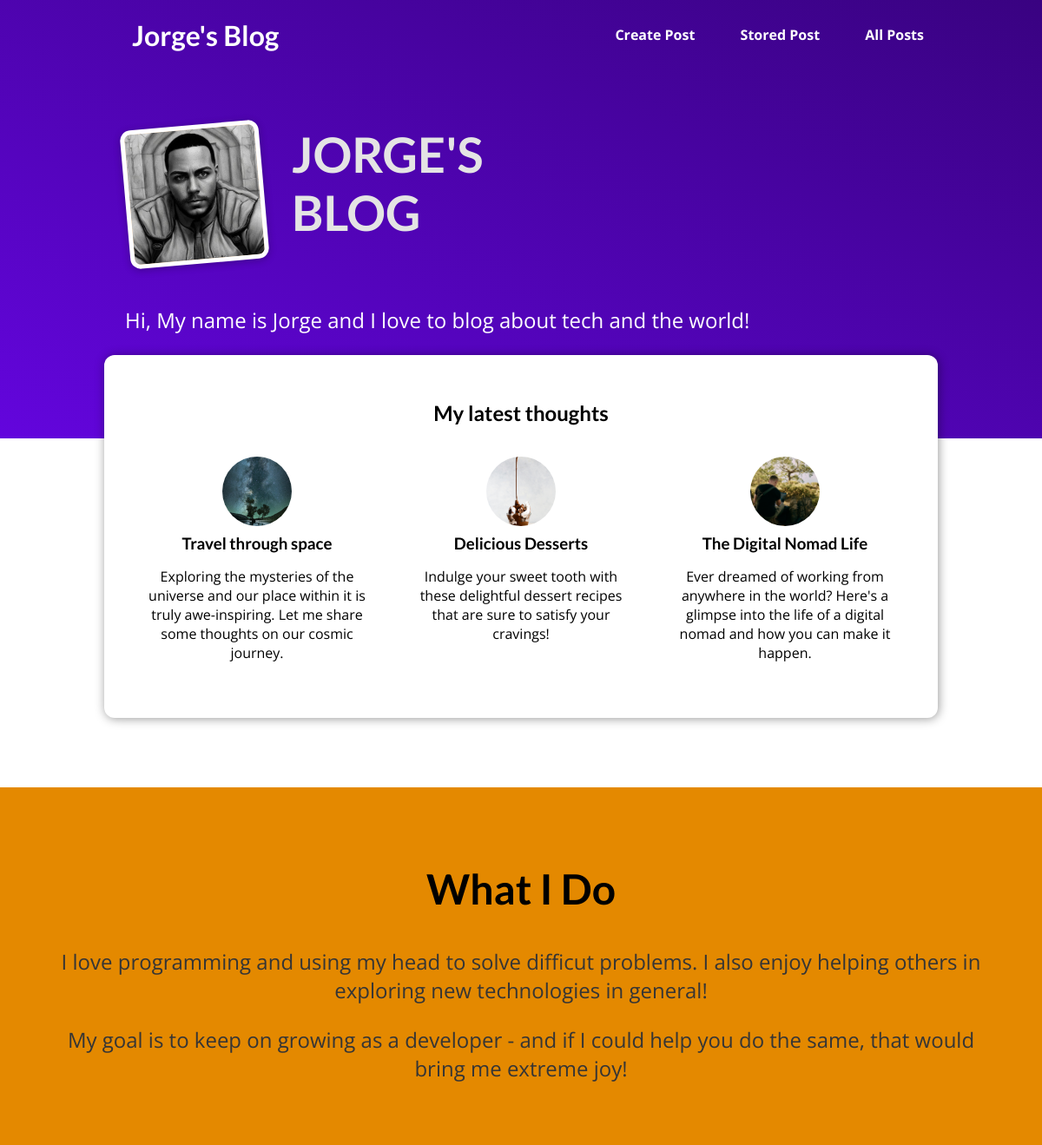
Before: / with the older database file.
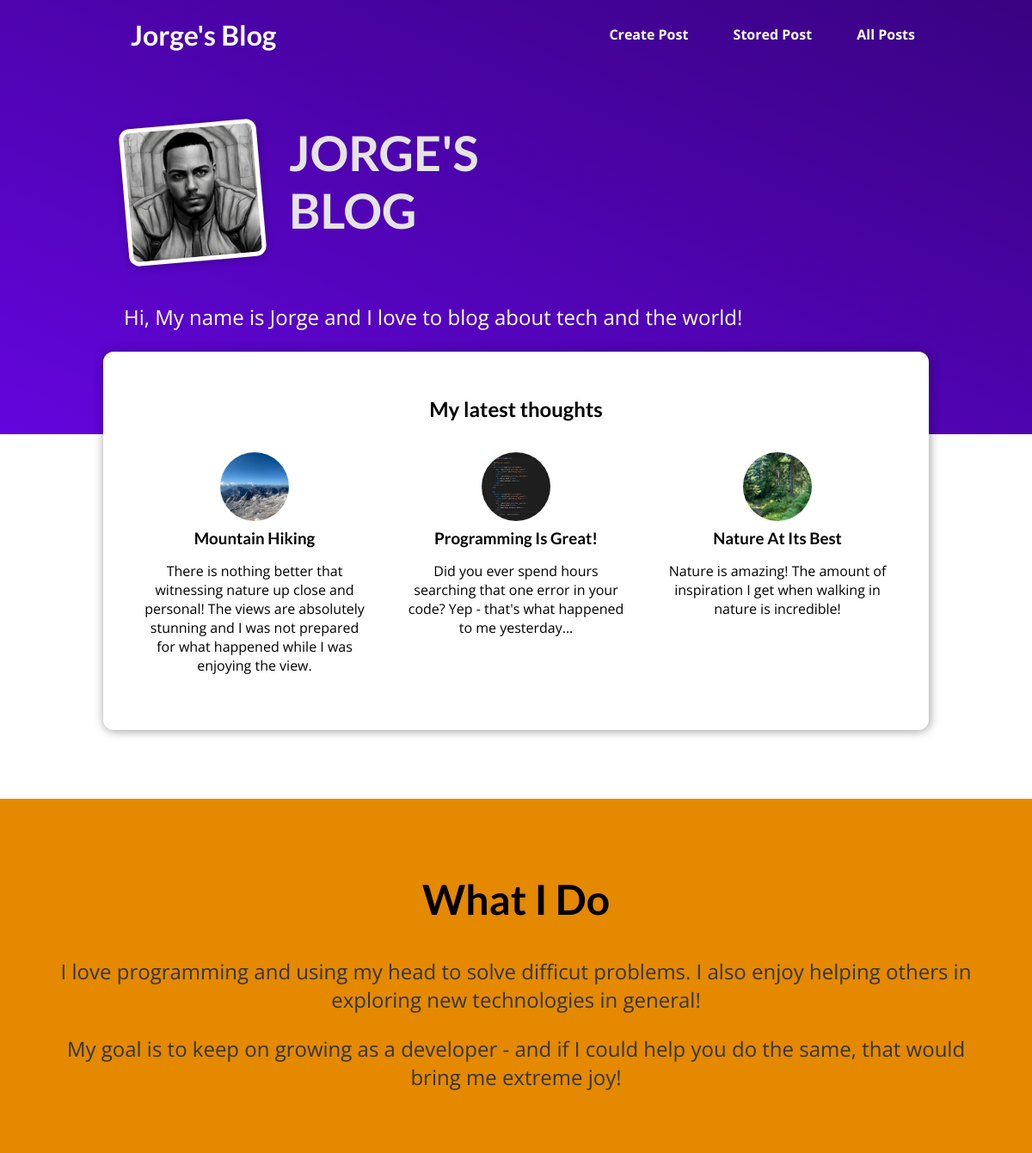
After: the same page with the newer database file.
### blog/models.py (models this page shows, shortened)
class Post(models.Model):
    title = models.CharField(max_length=100)
    excerpt = models.CharField(max_length=200)
    image = models.ImageField(upload_to="post", null=True)
    date = models.DateField(auto_now=True)
    slug = models.SlugField(unique=True, db_index=True)
    content = models.TextField(validators=[MinLengthValidator(10)])
    author = models.ForeignKey(Author, on_delete=models.SET_NULL, null=True, related_name="posts")
    tags = models.ManyToManyField(Tag)

### blog/views.py (the view)
# urls.py: path("", views.StartingPageView.as_view(), name="starting-page"),
class StartingPageView(ListView):
    template_name = "blog/index.html"
    model = Post
    ordering = ["-date"]
    context_object_name = "posts"
    def get_queryset(self):
        queryset = super().get_queryset()
        data = queryset[:3]
        return data

### blog/templates/blog/index.html (shortened to what this page needs)
{% extends "base.html" %}
{% load static %}
{% block css_files %}
    <link rel="stylesheet" href="{% static 'blog/post.css' %}" />
    <link rel="stylesheet" href="{% static 'blog/index.css' %}"/>
{% endblock %}
{% block content %}
    <section id="welcome">
        <header>
            <img src="{% static 'blog/images/pic1.jpeg' %}" alt="Jorge - The Author of this Blog"/>
            <h2>JORGE'S BLOG</h2>
        </header>
        <p>Hi, My name is Jorge and I love to blog about tech and the world!</p>
    </section>
    <section id="latest-posts">
        <h2>My latest thoughts</h2>
        <ul>
            {% for post in posts %}
                {% include "blog/includes/post.html" %}
            {% endfor %}
        </ul>
    </section>
    <section id="about">
        <h2>What I Do</h2>
        <p>
            I love programming and using my head to solve difficut problems.
            I also enjoy helping others in exploring new technologies in general!
        </p>
        <p>
            My goal is to keep on growing as a developer - and if I could help
            you do the same, that would bring me extreme joy!
        </p>
    </section>
{% endblock %}

### blog/templates/blog/includes/post.html
<li>
    <article class="post">
        <a href="{% url 'post-detail-page' post.slug %}">
            <img src="{{ post.image.url }}" alt="{{ post.title }}"/>
            <div class="post__content">
                <h3>{{post.title}}</h3>
                <p>
                    {{post.excerpt}}
                </p>
            </div>
        </a>
    </article>
</li>

Changed rows visible on the page:
no longer on this page (row edited): Post: image (picture), title "Travel through space", excerpt "Exploring the mysteries of the universe and our place within it is truly awe-inspiring. Let me share some thoughts on our cosmic journey."
no longer on this page (row edited): Post: image (picture), title "Delicious Desserts", excerpt "Indulge your sweet tooth with these delightful dessert recipes that are sure to satisfy your cravings!"
no longer on this page (row edited): Post: image (picture), title "The Digital Nomad Life", excerpt "Ever dreamed of working from anywhere in the world? Here's a glimpse into the life of a digital nomad and how you can make it happen."
now on this page (row edited): Post: image (picture), title "Mountain Hiking", excerpt "There is nothing better that witnessing nature up close and personal! The views are absolutely stunning and I was not prepared for what happened while I was enjoying the view."
now on this page (row edited): Post: image (picture), title "Programming Is Great!", excerpt "Did you ever spend hours searching that one error in your code? Yep - that's what happened to me yesterday..."
now on this page (row edited): Post: image (picture), title "Nature At Its Best", excerpt "Nature is amazing! The amount of inspiration I get when walking in nature is incredible!"
